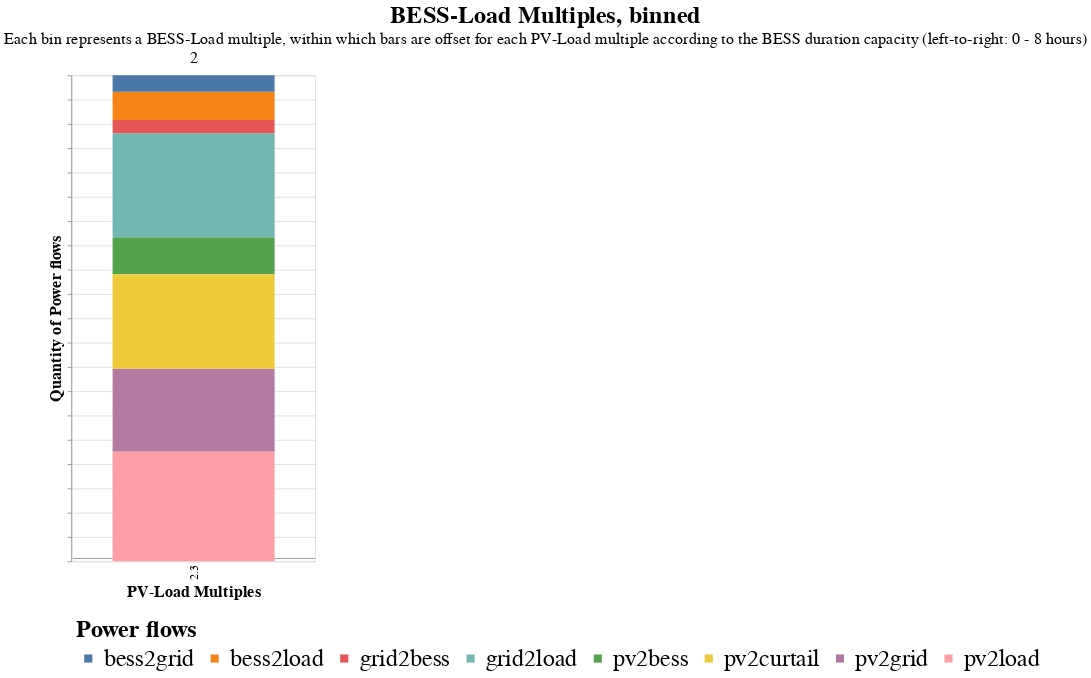

The cell this chart's notebook holds for it:
### Code cell
# Select only the columns of interest
columns_of_interest = ['PV_Load_M', 'BESS_Load_M', 'T_BESS', 'pv2load', 'pv2bess', 'pv2grid', 'bess2load', 'bess2grid', 'grid2load', 'grid2bess', 'pv2curtail']
subset_data = results_econ[columns_of_interest]

# Melt the DataFrame to long format
melted_data = subset_data.melt(id_vars=['PV_Load_M', 'BESS_Load_M', 'T_BESS'], var_name='source', value_name='value')

# Plot stacked bar chart
quant= alt.Chart(
    melted_data,
    title= alt.TitleParams(
        text= 'BESS-Load Multiples, binned',
        subtitle= 'Each bin represents a BESS-Load multiple, within which bars are offset for each PV-Load multiple according to the BESS duration capacity (left-to-right: 0 - 8 hours)',
        anchor= 'middle',
        fontSize= 30,
        subtitleFontSize= 20
    )
).mark_bar().encode(
    x=alt.X('PV_Load_M:O', title='PV-Load Multiples', axis=alt.Axis(offset= -5)),
    #x2=alt.X2('PV_Load_M:O', title='PV-Load Multiple'),# axis=alt.Axis(offset=-5)),
    #x=alt.X('T_BESS:N', title= 'BESS Duration', axis= alt.Axis(offset= -5)),
    xOffset= 'T_BESS:N',
    y=alt.Y('sum(value):Q', title='Quantity of Power flows', axis= alt.Axis(labels= False)).stack('normalize'),
    color=alt.Color('source:N', legend= alt.Legend(title= 'Power flows')),
    column= alt.Column('BESS_Load_M:N', title= '', header= alt.Header(labelFontSize= 20)),
    tooltip=['PV_Load_M', 'BESS_Load_M', 'T_BESS', 'source', 'value'],
    #size= alt.Size('T_BESS:Q').scale(domain= (-0.1, 2)),
    
).properties(
    width=300,
    height=600
).configure_axis(
    labelFontSize= 15,
    titleFontSize= 20,
).configure_legend(
    labelFontSize= 30,
    titleFontSize= 30,
    orient= 'bottom',
    padding= 5
)
# num= alt.Chart(melted_data).mark_bar().encode(
#     x=alt.X('PV_Load_M:O', title='PV-Load Multiple', axis=alt.Axis(offset=-5)),
#     y=alt.Y('sum(value):Q', title='Quantity'),
#     color='source:N',
#     column= alt.Column('BESS_Load_M:N', title= 'BESS-Load Multiple, binned'),
#     tooltip=['PV_Load_M', 'BESS_Load_M', 'source', 'value'],
#     size= alt.Size('T_BESS:N').scale(domain= (-0.1, 2))
# ).properties(
#     width=300,
#     height=600
# )

quant

### Figure 1 — Vega-Lite specification as saved in the notebook (floating-point values rounded to 4 significant figures)
{"config": {"view": {"continuousWidth": 300, "continuousHeight": 300}, "axis": {"labelFontSize": 15, "titleFontSize": 20}, "legend": {"labelFontSize": 30, "orient": "bottom", "padding": 5, "titleFontSize": 30}}, "data": {"name": "data-65c0f8629a6d04646a078b531ce69075"}, "mark": {"type": "bar"}, "encoding": {"color": {"field": "source", "legend": {"title": "Power flows"}, "type": "nominal"}, "column": {"field": "BESS_Load_M", "header": {"labelFontSize": 20}, "title": "", "type": "nominal"}, "tooltip": [{"field": "PV_Load_M", "type": "quantitative"}, {"field": "BESS_Load_M", "type": "quantitative"}, {"field": "T_BESS", "type": "quantitative"}, {"field": "source", "type": "nominal"}, {"field": "value", "type": "quantitative"}], "x": {"axis": {"offset": -5}, "field": "PV_Load_M", "title": "PV-Load Multiples", "type": "ordinal"}, "xOffset": {"field": "T_BESS", "type": "nominal"}, "y": {"aggregate": "sum", "axis": {"labels": false}, "field": "value", "stack": "normalize", "title": "Quantity of Power flows", "type": "quantitative"}}, "height": 600, "title": {"text": "BESS-Load Multiples, binned", "anchor": "middle", "fontSize": 30, "subtitle": "Each bin represents a BESS-Load multiple, within which bars are offset for each PV-Load multiple according to the BESS duration capacity (left-to-right: 0 - 8 hours)", "subtitleFontSize": 20}, "width": 300, "$schema": "https://vega.github.io/schema/vega-lite/v5.8.0.json", "datasets": {"data-65c0f8629a6d04646a078b531ce69075": [{"PV_Load_M": 2.3, "BESS_Load_M": 2.0, "T_BESS": 1.0, "source": "pv2load", "value": 8735500}, {"PV_Load_M": 2.3, "BESS_Load_M": 2.0, "T_BESS": 1.0, "source": "pv2bess", "value": 2953968}, {"PV_Load_M": 2.3, "BESS_Load_M": 2.0, "T_BESS": 1.0, "source": "pv2grid", "value": 6594639}, {"PV_Load_M": 2.3, "BESS_Load_M": 2.0, "T_BESS": 1.0, "source": "bess2load", "value": 2242639}, {"PV_Load_M": 2.3, "BESS_Load_M": 2.0, "T_BESS": 1.0, "source": "bess2grid", "value": 1314622}, {"PV_Load_M": 2.3, "BESS_Load_M": 2.0, "T_BESS": 1.0, "source": "grid2load", "value": 8271747}, {"PV_Load_M": 2.3, "BESS_Load_M": 2.0, "T_BESS": 1.0, "source": "grid2bess", "value": 1062497}, {"PV_Load_M": 2.3, "BESS_Load_M": 2.0, "T_BESS": 1.0, "source": "pv2curtail", "value": 7519577}]}}
